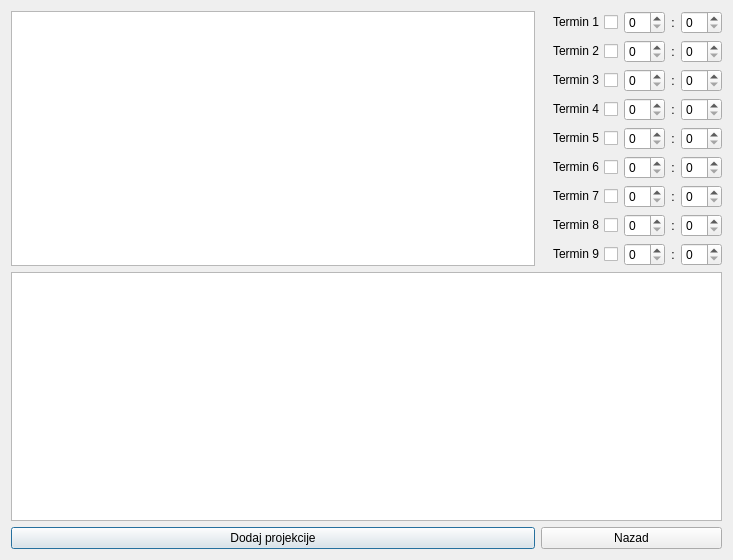
<?xml version="1.0" encoding="UTF-8"?>
<ui version="4.0">
 <class>AddProjections</class>
 <widget class="QDialog" name="AddProjections">
  <property name="geometry">
   <rect>
    <x>0</x>
    <y>0</y>
    <width>733</width>
    <height>560</height>
   </rect>
  </property>
  <property name="windowTitle">
   <string>Dodaj projekcije</string>
  </property>
  <layout class="QGridLayout" name="gridLayout">
   <item row="2" column="0">
    <widget class="QPushButton" name="pushButton_AddProjections">
     <property name="text">
      <string>Dodaj projekcije</string>
     </property>
    </widget>
   </item>
   <item row="0" column="0">
    <widget class="QTableWidget" name="tableWidget_Halls">
     <attribute name="horizontalHeaderDefaultSectionSize">
      <number>90</number>
     </attribute>
    </widget>
   </item>
   <item row="2" column="1">
    <widget class="QPushButton" name="pushButton_Back">
     <property name="text">
      <string>Nazad</string>
     </property>
    </widget>
   </item>
   <item row="1" column="0" colspan="2">
    <widget class="QTableWidget" name="tableWidget_Films">
     <attribute name="horizontalHeaderDefaultSectionSize">
      <number>110</number>
     </attribute>
    </widget>
   </item>
   <item row="0" column="1">
    <layout class="QFormLayout" name="formLayout_2">
     <property name="fieldGrowthPolicy">
      <enum>QFormLayout::AllNonFixedFieldsGrow</enum>
     </property>
     <item row="0" column="1">
      <layout class="QHBoxLayout" name="horizontalLayout_Form2">
       <property name="sizeConstraint">
        <enum>QLayout::SetFixedSize</enum>
       </property>
       <item>
        <widget class="QCheckBox" name="checkBox_Termin_1">
         <property name="layoutDirection">
          <enum>Qt::RightToLeft</enum>
         </property>
         <property name="text">
          <string>Termin 1</string>
         </property>
        </widget>
       </item>
       <item>
        <widget class="QSpinBox" name="spinBox_TerminH_1">
         <property name="maximum">
          <number>23</number>
         </property>
        </widget>
       </item>
       <item>
        <widget class="QLabel" name="label_Colon_1">
         <property name="maximumSize">
          <size>
           <width>25</width>
           <height>16777215</height>
          </size>
         </property>
         <property name="text">
          <string>:</string>
         </property>
         <property name="alignment">
          <set>Qt::AlignCenter</set>
         </property>
        </widget>
       </item>
       <item>
        <widget class="QSpinBox" name="spinBox_TerminM_1">
         <property name="maximum">
          <number>30</number>
         </property>
         <property name="singleStep">
          <number>30</number>
         </property>
        </widget>
       </item>
      </layout>
     </item>
     <item row="1" column="1">
      <layout class="QHBoxLayout" name="horizontalLayout_Form2_2">
       <item>
        <widget class="QCheckBox" name="checkBox_Termin_2">
         <property name="layoutDirection">
          <enum>Qt::RightToLeft</enum>
         </property>
         <property name="text">
          <string>Termin 2</string>
         </property>
        </widget>
       </item>
       <item>
        <widget class="QSpinBox" name="spinBox_TerminH_2">
         <property name="maximum">
          <number>23</number>
         </property>
        </widget>
       </item>
       <item>
        <widget class="QLabel" name="label_Colon_2">
         <property name="maximumSize">
          <size>
           <width>25</width>
           <height>16777215</height>
          </size>
         </property>
         <property name="text">
          <string>:</string>
         </property>
         <property name="alignment">
          <set>Qt::AlignCenter</set>
         </property>
        </widget>
       </item>
       <item>
        <widget class="QSpinBox" name="spinBox_TerminM_2">
         <property name="maximum">
          <number>30</number>
         </property>
         <property name="singleStep">
          <number>30</number>
         </property>
        </widget>
       </item>
      </layout>
     </item>
     <item row="2" column="1">
      <layout class="QHBoxLayout" name="horizontalLayout_Form3_3">
       <item>
        <widget class="QCheckBox" name="checkBox_Termin_3">
         <property name="layoutDirection">
          <enum>Qt::RightToLeft</enum>
         </property>
         <property name="text">
          <string>Termin 3</string>
         </property>
        </widget>
       </item>
       <item>
        <widget class="QSpinBox" name="spinBox_TerminH_3">
         <property name="maximum">
          <number>23</number>
         </property>
        </widget>
       </item>
       <item>
        <widget class="QLabel" name="label_Colon_3">
         <property name="maximumSize">
          <size>
           <width>25</width>
           <height>16777215</height>
          </size>
         </property>
         <property name="text">
          <string>:</string>
         </property>
         <property name="alignment">
          <set>Qt::AlignCenter</set>
         </property>
        </widget>
       </item>
       <item>
        <widget class="QSpinBox" name="spinBox_TerminM_3">
         <property name="maximum">
          <number>30</number>
         </property>
         <property name="singleStep">
          <number>30</number>
         </property>
        </widget>
       </item>
      </layout>
     </item>
     <item row="3" column="1">
      <layout class="QHBoxLayout" name="horizontalLayout_Form2_4">
       <item>
        <widget class="QCheckBox" name="checkBox_Termin_4">
         <property name="layoutDirection">
          <enum>Qt::RightToLeft</enum>
         </property>
         <property name="text">
          <string>Termin 4</string>
         </property>
        </widget>
       </item>
       <item>
        <widget class="QSpinBox" name="spinBox_TerminH_4">
         <property name="maximum">
          <number>23</number>
         </property>
        </widget>
       </item>
       <item>
        <widget class="QLabel" name="label_Colon_4">
         <property name="maximumSize">
          <size>
           <width>25</width>
           <height>16777215</height>
          </size>
         </property>
         <property name="text">
          <string>:</string>
         </property>
         <property name="alignment">
          <set>Qt::AlignCenter</set>
         </property>
        </widget>
       </item>
       <item>
        <widget class="QSpinBox" name="spinBox_TerminM_4">
         <property name="maximum">
          <number>30</number>
         </property>
         <property name="singleStep">
          <number>30</number>
         </property>
        </widget>
       </item>
      </layout>
     </item>
     <item row="4" column="1">
      <layout class="QHBoxLayout" name="horizontalLayout_Form2_5">
       <item>
        <widget class="QCheckBox" name="checkBox_Termin_5">
         <property name="layoutDirection">
          <enum>Qt::RightToLeft</enum>
         </property>
         <property name="text">
          <string>Termin 5</string>
         </property>
        </widget>
       </item>
       <item>
        <widget class="QSpinBox" name="spinBox_TerminH_5">
         <property name="maximum">
          <number>23</number>
         </property>
        </widget>
       </item>
       <item>
        <widget class="QLabel" name="label_Colon_5">
         <property name="maximumSize">
          <size>
           <width>25</width>
           <height>16777215</height>
          </size>
         </property>
         <property name="text">
          <string>:</string>
         </property>
         <property name="alignment">
          <set>Qt::AlignCenter</set>
         </property>
        </widget>
       </item>
       <item>
        <widget class="QSpinBox" name="spinBox_TerminM_5">
         <property name="maximum">
          <number>30</number>
         </property>
         <property name="singleStep">
          <number>30</number>
         </property>
        </widget>
       </item>
      </layout>
     </item>
     <item row="5" column="1">
      <layout class="QHBoxLayout" name="horizontalLayout_Form2_6">
       <item>
        <widget class="QCheckBox" name="checkBox_Termin_6">
         <property name="layoutDirection">
          <enum>Qt::RightToLeft</enum>
         </property>
         <property name="text">
          <string>Termin 6</string>
         </property>
        </widget>
       </item>
       <item>
        <widget class="QSpinBox" name="spinBox_TerminH_6">
         <property name="maximum">
          <number>23</number>
         </property>
        </widget>
       </item>
       <item>
        <widget class="QLabel" name="label_Colon_6">
         <property name="maximumSize">
          <size>
           <width>25</width>
           <height>16777215</height>
          </size>
         </property>
         <property name="text">
          <string>:</string>
         </property>
         <property name="alignment">
          <set>Qt::AlignCenter</set>
         </property>
        </widget>
       </item>
       <item>
        <widget class="QSpinBox" name="spinBox_TerminM_6">
         <property name="maximum">
          <number>30</number>
         </property>
         <property name="singleStep">
          <number>30</number>
         </property>
        </widget>
       </item>
      </layout>
     </item>
     <item row="6" column="1">
      <layout class="QHBoxLayout" name="horizontalLayout_Form2_7">
       <item>
        <widget class="QCheckBox" name="checkBox_Termin_7">
         <property name="layoutDirection">
          <enum>Qt::RightToLeft</enum>
         </property>
         <property name="text">
          <string>Termin 7</string>
         </property>
        </widget>
       </item>
       <item>
        <widget class="QSpinBox" name="spinBox_TerminH_7">
         <property name="maximum">
          <number>23</number>
         </property>
        </widget>
       </item>
       <item>
        <widget class="QLabel" name="label_Colon_7">
         <property name="maximumSize">
          <size>
           <width>25</width>
           <height>16777215</height>
          </size>
         </property>
         <property name="text">
          <string>:</string>
         </property>
         <property name="alignment">
          <set>Qt::AlignCenter</set>
         </property>
        </widget>
       </item>
       <item>
        <widget class="QSpinBox" name="spinBox_TerminM_7">
         <property name="maximum">
          <number>30</number>
         </property>
         <property name="singleStep">
          <number>30</number>
         </property>
        </widget>
       </item>
      </layout>
     </item>
     <item row="7" column="1">
      <layout class="QHBoxLayout" name="horizontalLayout_Form2_8">
       <item>
        <widget class="QCheckBox" name="checkBox_Termin_8">
         <property name="layoutDirection">
          <enum>Qt::RightToLeft</enum>
         </property>
         <property name="text">
          <string>Termin 8</string>
         </property>
        </widget>
       </item>
       <item>
        <widget class="QSpinBox" name="spinBox_TerminH_8">
         <property name="maximum">
          <number>23</number>
         </property>
        </widget>
       </item>
       <item>
        <widget class="QLabel" name="label_Colon_8">
         <property name="maximumSize">
          <size>
           <width>25</width>
           <height>16777215</height>
          </size>
         </property>
         <property name="text">
          <string>:</string>
         </property>
         <property name="alignment">
          <set>Qt::AlignCenter</set>
         </property>
        </widget>
       </item>
       <item>
        <widget class="QSpinBox" name="spinBox_TerminM_8">
         <property name="maximum">
          <number>30</number>
         </property>
         <property name="singleStep">
          <number>30</number>
         </property>
        </widget>
       </item>
      </layout>
     </item>
     <item row="8" column="1">
      <layout class="QHBoxLayout" name="horizontalLayout_Form2_9">
       <item>
        <widget class="QCheckBox" name="checkBox_Termin_9">
         <property name="layoutDirection">
          <enum>Qt::RightToLeft</enum>
         </property>
         <property name="text">
          <string>Termin 9</string>
         </property>
        </widget>
       </item>
       <item>
        <widget class="QSpinBox" name="spinBox_TerminH_9">
         <property name="maximum">
          <number>23</number>
         </property>
        </widget>
       </item>
       <item>
        <widget class="QLabel" name="label_Colon_9">
         <property name="maximumSize">
          <size>
           <width>25</width>
           <height>16777215</height>
          </size>
         </property>
         <property name="text">
          <string>:</string>
         </property>
         <property name="alignment">
          <set>Qt::AlignCenter</set>
         </property>
        </widget>
       </item>
       <item>
        <widget class="QSpinBox" name="spinBox_TerminM_9">
         <property name="maximum">
          <number>30</number>
         </property>
         <property name="singleStep">
          <number>30</number>
         </property>
        </widget>
       </item>
      </layout>
     </item>
    </layout>
   </item>
  </layout>
 </widget>
 <resources/>
 <connections/>
</ui>
